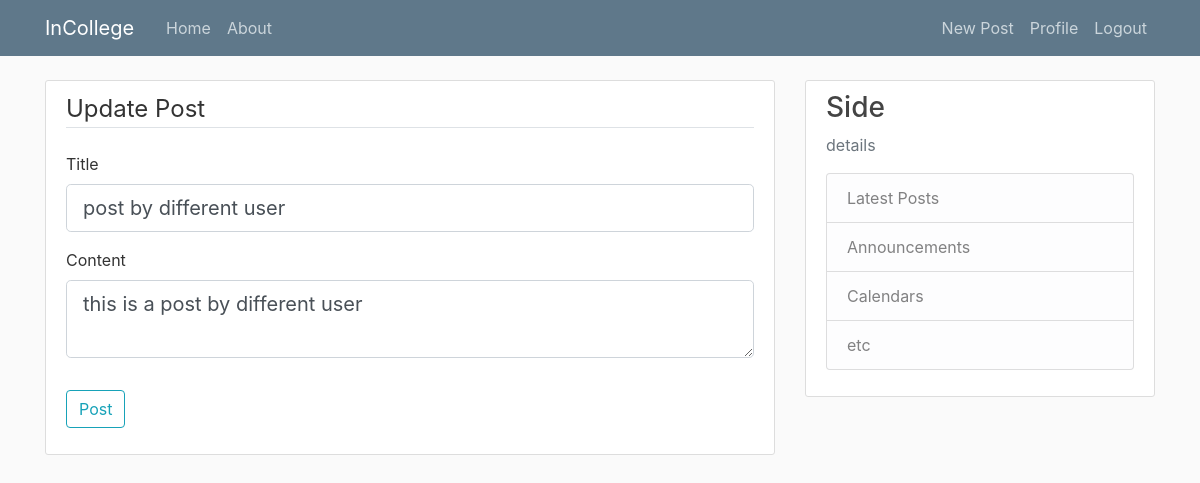
/post/2/update (signed in), run on the app's committed database.
### incollege/models.py (models this page shows, shortened)
class Post(db.Model):
    id = db.Column(db.Integer, primary_key=True)
    title = db.Column(db.String(100), nullable=False)
    date_posted = db.Column(db.DateTime, nullable=False, default=datetime.utcnow)
    content = db.Column(db.Text, nullable=False)
    user_id = db.Column(db.Integer, db.ForeignKey('user.id'), nullable=False)

### incollege/routes.py (the view)
@app.route("/post/<int:post_id>/update",  methods=['GET','POST'])
@login_required
def update_post(post_id):
    post = Post.query.get_or_404(post_id)
    if post.author != current_user:
        abort(403)
    form = PostForm()
    if form.validate_on_submit():
        post.title = form.title.data
        post.content = form.content.data
        db.session.commit()
        flash('Your post has been updated!', 'success')
        return redirect(url_for('post', post_id=post.id))
    elif request.method == 'GET':
        form.title.data = post.title
        form.content.data = post.content
    return render_template('create_post.html', title='Update Post', form=form, legend='Update Post')

### incollege/forms.py
class PostForm(FlaskForm):
    title = StringField('Title', validators=[DataRequired()])
    content = TextAreaField('Content', validators=[DataRequired()])
    submit = SubmitField('Post')

### incollege/models.py (called while the page is built)
@login_manager.user_loader
def load_user(user_id):
    return User.query.get(int(user_id))

### incollege/templates/create_post.html (shortened to what this page needs)
{% extends "layout.html"%}
{% block content %}
<div class="content-section">
    <form method="POST" action="">
        <fieldset class="form-group">
            <legend class="border-bottom mb-4">{{ legend }}</legend>
            <div class="form-group">
              {{ form.title.label(class="form-control-label") }}
              {% if form.title.errors %}
                  {{ form.title(class="form-control form-control-lg is-invalid") }}
                  <div class="invalid-feedback">
                      {% for error in form.title.errors %}
                          <span>{{ error }}</span>
                      {% endfor %}
                  </div>
              {% else %}
                  {{ form.title(class="form-control form-control-lg") }}
              {% endif %}
            </div>
            <div class="form-group">
                {{ form.content.label(class="form-control-label") }}
                {% if form.content.errors %}
                    {{ form.content(class="form-control form-control-lg is-invalid") }}
                    <div class="invalid-feedback">
                        {% for error in form.content.errors %}
                            <span>{{ error }}</span>
                        {% endfor %}
                    </div>
                {% else %}
                    {{ form.content(class="form-control form-control-lg") }}
                {% endif %}
            </div>
        </fieldset>
        <div class="form-group">
            {{ form.submit(class="btn btn-outline-info") }}
        </div>
    </form>
</div>
{% endblock content %}

### incollege/static/main.css (style rules this page uses)
body { background: #fafafa; color: #333333; margin-top: 5rem; }
.content-section { background: #ffffff; padding: 10px 20px; border: 1px solid #dddddd; border-radius: 3px; margin-bottom: 20px; }

### data on the page
Post: title "post by different user", content "this is a post by different user"

### other printed values
{{ legend }} "Update Post"
